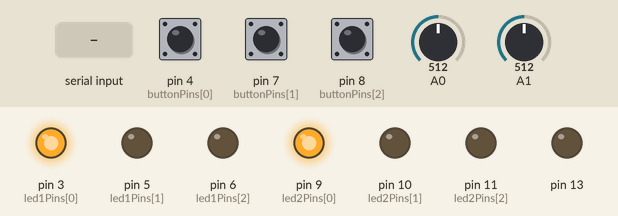
Bench run of a sketch on a simulated Arduino Uno, built with avr-gcc and run on an emulated ATmega328P. On the bench: output pins drawn as LEDs (lit = HIGH). Dashed ring = blinking. The test bench sets the inputs (shaded band); at power-on: A0 = 512, pin 4 (buttonPins[0]) LOW, pin 7 (buttonPins[1]) LOW, pin 8 (buttonPins[2]) LOW, A1 = 512. What the sketch prints to the serial monitor is not drawn.

Above: at 1.2 s.
1.3 s: "d" received over Serial
At 1.62 s:
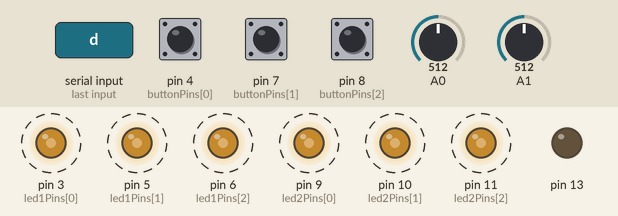
4.3 s: byte 200 (200) received over Serial
At 5.1 s:
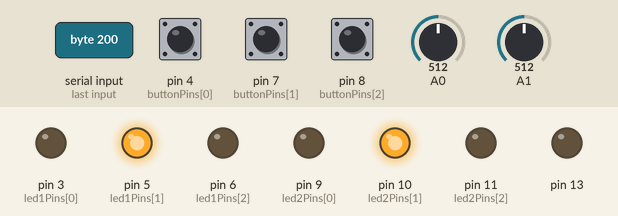
5.8 s: byte 201 (201) received over Serial
At 6.2 s:
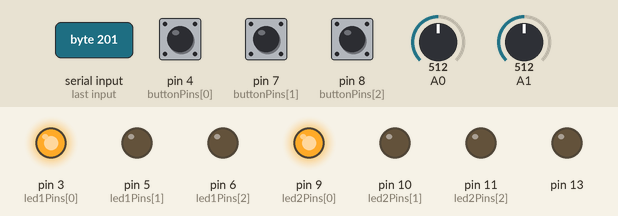
7.3 s: byte 202 (202) received over Serial
At 8.5 s:
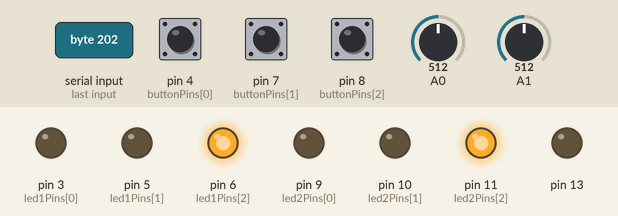
8.8 s: "Z" received over Serial
At 9.7 s:
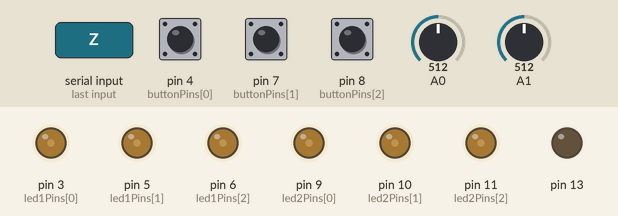
10.3 s: A0 set to 769
11.8 s: A0 set to 797
Timing chart, 0 to 14.7 s (numbered marks = the images above; inputs shaded):
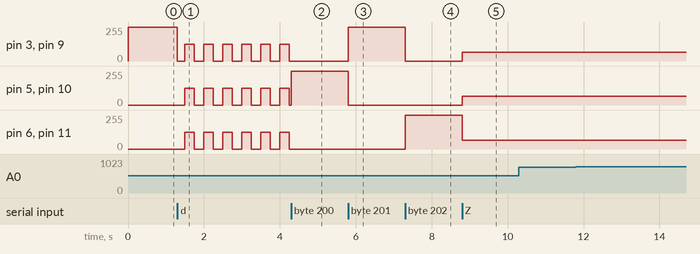

The sketch:

game.ino
```cpp
/* Resistance used:
  red - red - orange: 843. player key: 100
  brown - black - yellow: 512. player key: 101

  max error: 7%

  pulldown resistor:
  brown - black - yellow

  A0: analogRead one knee
  A1: analogRead the other

  200: green
  201: red
  202: blue
*/
#define playerAmount 2
#define error 0.07

int voltages[] = {843, 512};
int led1Pins[] = {3,5,6}; //red, green, blue
int led2Pins[] = {9,10,11}; //red, green, blue
int buttonPins[] = {4,7,8}; //green, red, blue
int buttonPressed[] = {LOW, LOW, LOW};
int red[] = {255,0,0};
int green[] = {0,255,0};
int blue[] = {0,0,255};
float minVoltages[playerAmount], maxVoltages[playerAmount];
boolean lastWritten = false;
boolean blinking = false;
unsigned long lastWrite = millis();
unsigned long intervalWrite = 200;
unsigned long blinkSpeed = 250;

void setup(){
  Serial.begin(115200);
  Serial.flush();
  pinMode(13, OUTPUT);
  for(int i = 0; i < playerAmount; i++) {
    minVoltages[i] = (1.0 - error) * voltages[i];
    maxVoltages[i] = (1.0 + error) * voltages[i];
  }
  for(int i = 0; i < 3; i++) {
    pinMode(led1Pins[i], OUTPUT);
    pinMode(led2Pins[i], OUTPUT);
    pinMode(buttonPins[i], INPUT);
  }
  setLeds(red);
}

void loop(){
  playerTouched(analogRead(A0));
  playerTouched(analogRead(A1));
  if(Serial.available() > 0) {
    int val = Serial.read();
    switch(val){
      case 90:
        //feedback on just joined or no score either
        setLeds(64);
        break;
      case 100:
        //here goes feedback on point scored
        break;
      case 101:
        //here goes feedback on lost a point
        setLeds(0);
        break;
      case 200:
        //turn the leds green
        setLeds(green);
        break;
      case 201:
        //turn the leds red
        setLeds(red);
        break;
      case 202:
        //turn the leds blue
        setLeds(blue);
        break;
    }
    blinking = val == 100;
  }
  for(int i = 0; i < 3; i++) {
    int val = digitalRead(buttonPins[i]);
    if(val && !buttonPressed[i]) {
      Serial.write(200+i);
    }
    buttonPressed[i] = val;
  }
  if (blinking) {
    setLeds((millis() / blinkSpeed) % 2 == 0 ? 127 : 0);
  }
}

void playerTouched(int val) {
  //Serial.write(val/4);
  boolean found = false;
  for(int i = 0; i < playerAmount; i++) {
    if(val > minVoltages[i] && val < maxVoltages[i]) {
      found = true;
      unsigned long time = millis();
      if(lastWrite + intervalWrite < time) {
        lastWrite = time;
        Serial.write(i+100);
      }
    }
  }
}

void setLeds(int val) {
  for(int i = 0; i < 3; i++) {
    analogWrite(led1Pins[i], val);
    analogWrite(led2Pins[i], val);
  }
}

void setLeds(int vals[]) {
  for(int i = 0; i < 3; i++) {
    analogWrite(led1Pins[i], vals[i]);
    analogWrite(led2Pins[i], vals[i]);
  }
}
```

Measured:
- after the input at 1.3 s, pin 3 (led1Pins[0]), pin 9 (led2Pins[0]): alternates 127/255 for 0.25 s and 0/255 for 0.25 s, starting at once; pin 5 (led1Pins[1]), pin 6 (led1Pins[2]), pin 10 (led2Pins[1]), pin 11 (led2Pins[2]): alternates 127/255 for 0.25 s and 0/255 for 0.25 s, starting after 0.20 s
- after the input at 4.3 s, pin 3 (led1Pins[0]), pin 6 (led1Pins[2]), pin 9 (led2Pins[0]), pin 11 (led2Pins[2]): stops changing and stays 0/255
- after the input at 5.8 s, pin 3 (led1Pins[0]), pin 9 (led2Pins[0]): 0/255 → 255/255 at once; pin 5 (led1Pins[1]), pin 10 (led2Pins[1]): 255/255 → 0/255 at once
- after the input at 7.3 s, pin 3 (led1Pins[0]), pin 9 (led2Pins[0]): 255/255 → 0/255 at once; pin 6 (led1Pins[2]), pin 11 (led2Pins[2]): 0/255 → 255/255 at once
- after the input at 8.8 s, pin 3 (led1Pins[0]), pin 5 (led1Pins[1]), pin 9 (led2Pins[0]), pin 10 (led2Pins[1]): 0/255 → 64/255 at once; pin 6 (led1Pins[2]), pin 11 (led2Pins[2]): 255/255 → 64/255 at once
- after the input at 10.3 s, every drawn part: stays the same
- after the input at 11.8 s, every drawn part: stays the same
